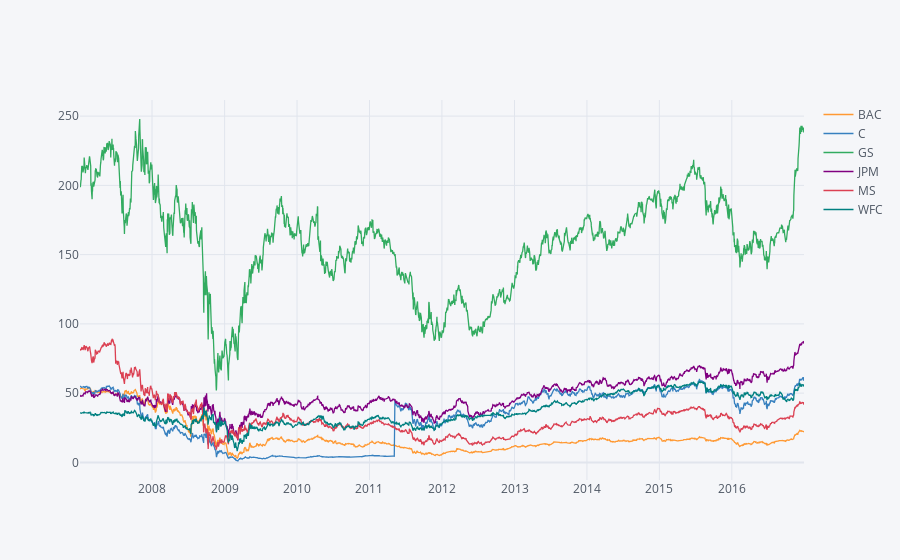

Notebook code cell kept with this figure:
### Code cell
bank_stocks.xs('close',level=1,axis=1).iplot()

### Figure 1 — Plotly figure (JSON) as saved in the notebook; plotly's stock layout.template omitted (floating-point values rounded to 4 significant figures; data arrays with more than 128 entries replaced by an {"elided": "..."} marker saying what was removed)
{"data": [{"line": {"color": "rgba(255, 153, 51, 1.0)", "dash": "solid", "shape": "linear", "width": 1.3}, "mode": "lines", "name": "BAC", "text": "", "type": "scatter", "x": {"elided": "2518 str values"}, "y": {"elided": "2518 float values"}}, {"line": {"color": "rgba(55, 128, 191, 1.0)", "dash": "solid", "shape": "linear", "width": 1.3}, "mode": "lines", "name": "C", "text": "", "type": "scatter", "x": {"elided": "2518 str values"}, "y": {"elided": "2518 float values"}}, {"line": {"color": "rgba(50, 171, 96, 1.0)", "dash": "solid", "shape": "linear", "width": 1.3}, "mode": "lines", "name": "GS", "text": "", "type": "scatter", "x": {"elided": "2518 str values"}, "y": {"elided": "2518 float values"}}, {"line": {"color": "rgba(128, 0, 128, 1.0)", "dash": "solid", "shape": "linear", "width": 1.3}, "mode": "lines", "name": "JPM", "text": "", "type": "scatter", "x": {"elided": "2518 str values"}, "y": {"elided": "2518 float values"}}, {"line": {"color": "rgba(219, 64, 82, 1.0)", "dash": "solid", "shape": "linear", "width": 1.3}, "mode": "lines", "name": "MS", "text": "", "type": "scatter", "x": {"elided": "2518 str values"}, "y": {"elided": "2518 float values"}}, {"line": {"color": "rgba(0, 128, 128, 1.0)", "dash": "solid", "shape": "linear", "width": 1.3}, "mode": "lines", "name": "WFC", "text": "", "type": "scatter", "x": {"elided": "2518 str values"}, "y": {"elided": "2518 float values"}}], "layout": {"legend": {"bgcolor": "#F5F6F9", "font": {"color": "#4D5663"}}, "paper_bgcolor": "#F5F6F9", "plot_bgcolor": "#F5F6F9", "title": {"font": {"color": "#4D5663"}}, "xaxis": {"gridcolor": "#E1E5ED", "showgrid": true, "tickfont": {"color": "#4D5663"}, "title": {"font": {"color": "#4D5663"}, "text": ""}, "zerolinecolor": "#E1E5ED"}, "yaxis": {"gridcolor": "#E1E5ED", "showgrid": true, "tickfont": {"color": "#4D5663"}, "title": {"font": {"color": "#4D5663"}, "text": ""}, "zerolinecolor": "#E1E5ED"}}}
